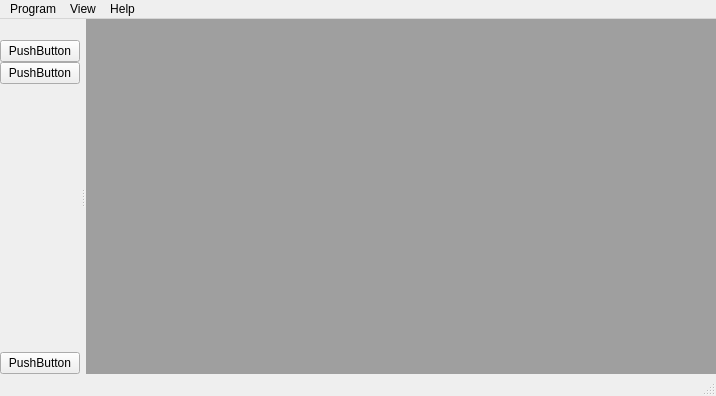
<?xml version="1.0" encoding="UTF-8"?>
<ui version="4.0">
 <class>MainWindow</class>
 <widget class="QMainWindow" name="MainWindow">
  <property name="geometry">
   <rect>
    <x>0</x>
    <y>0</y>
    <width>716</width>
    <height>396</height>
   </rect>
  </property>
  <property name="windowTitle">
   <string>MainWindow</string>
  </property>
  <widget class="QWidget" name="centralwidget">
   <layout class="QVBoxLayout" name="verticalLayout">
    <property name="spacing">
     <number>0</number>
    </property>
    <property name="margin">
     <number>0</number>
    </property>
    <item>
     <widget class="QMdiArea" name="mdiArea"/>
    </item>
   </layout>
  </widget>
  <widget class="QMenuBar" name="menubar">
   <property name="geometry">
    <rect>
     <x>0</x>
     <y>0</y>
     <width>716</width>
     <height>18</height>
    </rect>
   </property>
   <widget class="QMenu" name="menuProgram">
    <property name="title">
     <string>Program</string>
    </property>
    <addaction name="actionNetwork"/>
    <addaction name="actionQuit"/>
   </widget>
   <widget class="QMenu" name="menuHelp">
    <property name="title">
     <string>Help</string>
    </property>
    <addaction name="actionAbout"/>
   </widget>
   <widget class="QMenu" name="menuView">
    <property name="title">
     <string>View</string>
    </property>
    <addaction name="actionFull_screen"/>
   </widget>
   <addaction name="menuProgram"/>
   <addaction name="menuView"/>
   <addaction name="menuHelp"/>
  </widget>
  <widget class="QStatusBar" name="statusbar">
   <property name="sizeGripEnabled">
    <bool>true</bool>
   </property>
  </widget>
  <widget class="QDockWidget" name="taskPanel">
   <property name="features">
    <set>QDockWidget::NoDockWidgetFeatures</set>
   </property>
   <property name="allowedAreas">
    <set>Qt::LeftDockWidgetArea|Qt::RightDockWidgetArea</set>
   </property>
   <attribute name="dockWidgetArea">
    <number>1</number>
   </attribute>
   <widget class="QWidget" name="taskPanelCenter">
    <layout class="QVBoxLayout" name="verticalLayout_2" stretch="0,0,0,0">
     <property name="spacing">
      <number>0</number>
     </property>
     <property name="leftMargin">
      <number>0</number>
     </property>
     <property name="topMargin">
      <number>2</number>
     </property>
     <property name="rightMargin">
      <number>0</number>
     </property>
     <property name="bottomMargin">
      <number>0</number>
     </property>
     <item>
      <widget class="QPushButton" name="pushButton_2">
       <property name="text">
        <string>PushButton</string>
       </property>
      </widget>
     </item>
     <item>
      <widget class="QPushButton" name="pushButton">
       <property name="text">
        <string>PushButton</string>
       </property>
      </widget>
     </item>
     <item>
      <spacer name="verticalSpacer">
       <property name="orientation">
        <enum>Qt::Vertical</enum>
       </property>
       <property name="sizeHint" stdset="0">
        <size>
         <width>20</width>
         <height>40</height>
        </size>
       </property>
      </spacer>
     </item>
     <item>
      <widget class="QPushButton" name="pushButton_3">
       <property name="text">
        <string>PushButton</string>
       </property>
      </widget>
     </item>
    </layout>
   </widget>
  </widget>
  <action name="actionNetwork">
   <property name="text">
    <string>Network</string>
   </property>
  </action>
  <action name="actionQuit">
   <property name="text">
    <string>Quit</string>
   </property>
  </action>
  <action name="actionAbout">
   <property name="text">
    <string>About</string>
   </property>
  </action>
  <action name="actionFull_screen">
   <property name="checkable">
    <bool>true</bool>
   </property>
   <property name="text">
    <string>Full screen</string>
   </property>
   <property name="shortcut">
    <string>Alt+Return</string>
   </property>
   <property name="shortcutContext">
    <enum>Qt::ApplicationShortcut</enum>
   </property>
  </action>
 </widget>
 <resources/>
 <connections>
  <connection>
   <sender>actionQuit</sender>
   <signal>activated()</signal>
   <receiver>MainWindow</receiver>
   <slot>close()</slot>
   <hints>
    <hint type="sourcelabel">
     <x>-1</x>
     <y>-1</y>
    </hint>
    <hint type="destinationlabel">
     <x>399</x>
     <y>299</y>
    </hint>
   </hints>
  </connection>
 </connections>
</ui>
